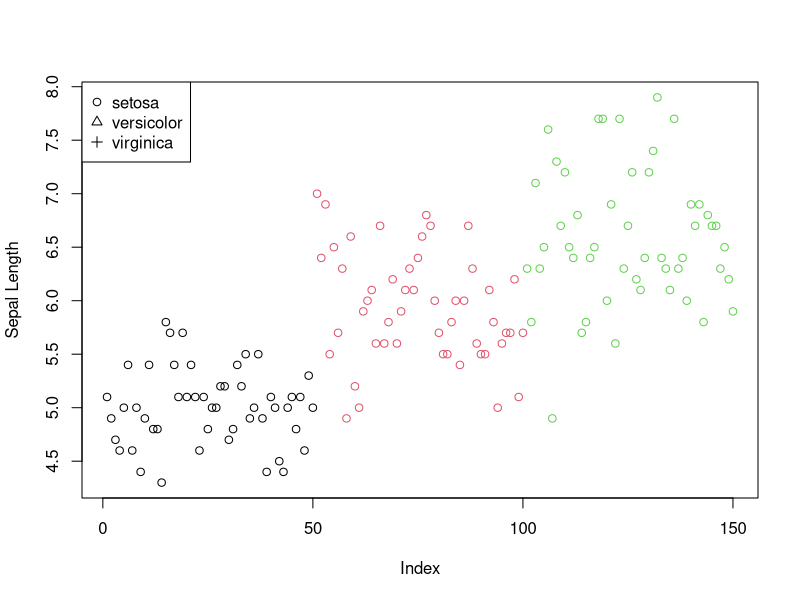

Write the R code that produced this figure.
myarray <- array(c(1:12), dim = c(2, 2, 3))
myarray
## , , 1
##
## [,1] [,2]
## [1,] 1 3
## [2,] 2 4
##
## , , 2
##
## [,1] [,2]
## [1,] 5 7
## [2,] 6 8
##
## , , 3
##
## [,1] [,2]
## [1,] 9 11
## [2,] 10 12

#Time and date
#Computer time 
now <- Sys.time()
now
## [1] "2024-02-19 11:09:22 +03"
class(now)
## [1] "POSIXct" "POSIXt"
#POSIXct shows the seconds between now and 1 Jan 1970 (in the Universal Time Coordinated (UTC) zone).
unclass(now)
## [1] 1708330162
#What was the date and time 1000000 seconds ago?
  mil <- 1000000
now - mil
## [1] "2024-02-07 21:22:42 +03"

data(iris)
?iris
head(iris)
## Sepal.Length Sepal.Width Petal.Length Petal.Width Species
## 1 5.1 3.5 1.4 0.2 setosa
## 2 4.9 3.0 1.4 0.2 setosa
## 3 4.7 3.2 1.3 0.2 setosa
## 4 4.6 3.1 1.5 0.2 setosa
## 5 5.0 3.6 1.4 0.2 setosa
## 6 5.4 3.9 1.7 0.4 setosa
class(iris)
## [1] "data.frame"
class(iris$Sepal.Length)
## [1] "numeric"
class(iris$Species)
## [1] "factor"
str(iris)
## 'data.frame': 150 obs. of 5 variables:
## $ Sepal.Length: num 5.1 4.9 4.7 4.6 5 5.4 4.6 5 4.4 4.9 ...
## $ Sepal.Width : num 3.5 3 3.2 3.1 3.6 3.9 3.4 3.4 2.9 3.1 ...
## $ Petal.Length: num 1.4 1.4 1.3 1.5 1.4 1.7 1.4 1.5 1.4 1.5 ...
## $ Petal.Width : num 0.2 0.2 0.2 0.2 0.2 0.4 0.3 0.2 0.2 0.1 ...
## $ Species : Factor w/ 3 levels "setosa","versicolor",..: 1 1 1 1 1 1 1 1 1 1 ...
summary(iris)
## Sepal.Length Sepal.Width Petal.Length Petal.Width
## Min. :4.300 Min. :2.000 Min. :1.000 Min. :0.100
## 1st Qu.:5.100 1st Qu.:2.800 1st Qu.:1.600 1st Qu.:0.300
## Median :5.800 Median :3.000 Median :4.350 Median :1.300
## Mean :5.843 Mean :3.057 Mean :3.758 Mean :1.199
## 3rd Qu.:6.400 3rd Qu.:3.300 3rd Qu.:5.100 3rd Qu.:1.800
## Max. :7.900 Max. :4.400 Max. :6.900 Max. :2.500
## Species
## setosa :50
## versicolor:50
## virginica :50
##
##
##
iris$Sepal.Length

#Select the first row:
  iris[1,]
## Sepal.Length Sepal.Width Petal.Length Petal.Width Species
## 1 5.1 3.5 1.4 0.2 setosa
#Select the first column:
  iris[,2]
## [1] 3.5 3.0 3.2 3.1 3.6 3.9 3.4 3.4 2.9 3.1 3.7 3.4 3.0 3.0 4.0 4.4 3.9 3.5
## [19] 3.8 3.8 3.4 3.7 3.6 3.3 3.4 3.0 3.4 3.5 3.4 3.2 3.1 3.4 4.1 4.2 3.1 3.2
## [37] 3.5 3.6 3.0 3.4 3.5 2.3 3.2 3.5 3.8 3.0 3.8 3.2 3.7 3.3 3.2 3.2 3.1 2.3
## [55] 2.8 2.8 3.3 2.4 2.9 2.7 2.0 3.0 2.2 2.9 2.9 3.1 3.0 2.7 2.2 2.5 3.2 2.8
## [73] 2.5 2.8 2.9 3.0 2.8 3.0 2.9 2.6 2.4 2.4 2.7 2.7 3.0 3.4 3.1 2.3 3.0 2.5
## [91] 2.6 3.0 2.6 2.3 2.7 3.0 2.9 2.9 2.5 2.8 3.3 2.7 3.0 2.9 3.0 3.0 2.5 2.9
## [109] 2.5 3.6 3.2 2.7 3.0 2.5 2.8 3.2 3.0 3.8 2.6 2.2 3.2 2.8 2.8 2.7 3.3 3.2
## [127] 2.8 3.0 2.8 3.0 2.8 3.8 2.8 2.8 2.6 3.0 3.4 3.1 3.0 3.1 3.1 3.1 2.7 3.2
## [145] 3.3 3.0 2.5 3.0 3.4 3.0
#Select the column by name:
  iris[,"Species"]

  table(iris$Species)
  ##
  ## setosa versicolor virginica
  ## 50 50 5
  
  LogicIndex <- iris[, "Petal.Length"] > 5.5
  LogicIndex
  ## [1] FALSE FALSE FALSE FALSE FALSE FALSE FALSE FALSE FALSE FALSE FALSE FALSE
  ## [13] FALSE FALSE FALSE FALSE FALSE FALSE FALSE FALSE FALSE FALSE FALSE FALSE
  ## [25] FALSE FALSE FALSE FALSE FALSE FALSE FALSE FALSE FALSE FALSE FALSE FALSE
  ## [37] FALSE FALSE FALSE FALSE FALSE FALSE FALSE FALSE FALSE FALSE FALSE FALSE
  ## [49] FALSE FALSE FALSE FALSE FALSE FALSE FALSE FALSE FALSE FALSE FALSE FALSE
  ## [61] FALSE FALSE FALSE FALSE FALSE FALSE FALSE FALSE FALSE FALSE FALSE FALSE
  ## [73] FALSE FALSE FALSE FALSE FALSE FALSE FALSE FALSE FALSE FALSE FALSE FALSE
  ## [85] FALSE FALSE FALSE FALSE FALSE FALSE FALSE FALSE FALSE FALSE FALSE FALSE
  ## [97] FALSE FALSE FALSE FALSE TRUE FALSE TRUE TRUE TRUE TRUE FALSE TRUE
  ## [109] TRUE TRUE FALSE FALSE FALSE FALSE FALSE FALSE FALSE TRUE TRUE FALSE
  ## [121] TRUE FALSE TRUE FALSE TRUE TRUE FALSE FALSE TRUE TRUE TRUE TRUE
  ## [133] TRUE FALSE TRUE TRUE TRUE FALSE FALSE FALSE TRUE FALSE FALSE TRUE
  ## [145] TRUE FALSE FALSE FALSE FALSE FALSE
  iris[LogicIndex, ]
  
  #Let’s say we want to find mean and standard deviation at the same time:
    MeanAndStd <- function(x) {
      c(mean=mean(x), std=sd(x))
    }
  MeanAndStd(iris$Sepal.Length)
  ## mean std
  ## 5.8433333 0.8280661
  Stats <- aggregate(Sepal.Length ~ Species, data=iris,
                     FUN=MeanAndStd)
  Stats
  ## Species Sepal.Length.mean Sepal.Length.std
  ## 1 setosa 5.0060000 0.3524897
  ## 2 versicolor 5.9360000 0.5161711
  ## 3 virginica 6.5880000 0.6358796
  
  plot(iris$Sepal.Length,
       col=as.numeric(iris$Species),
       ylab="Sepal Length")
  legend('topleft', legend = levels(iris$Species), pch = 1:3)